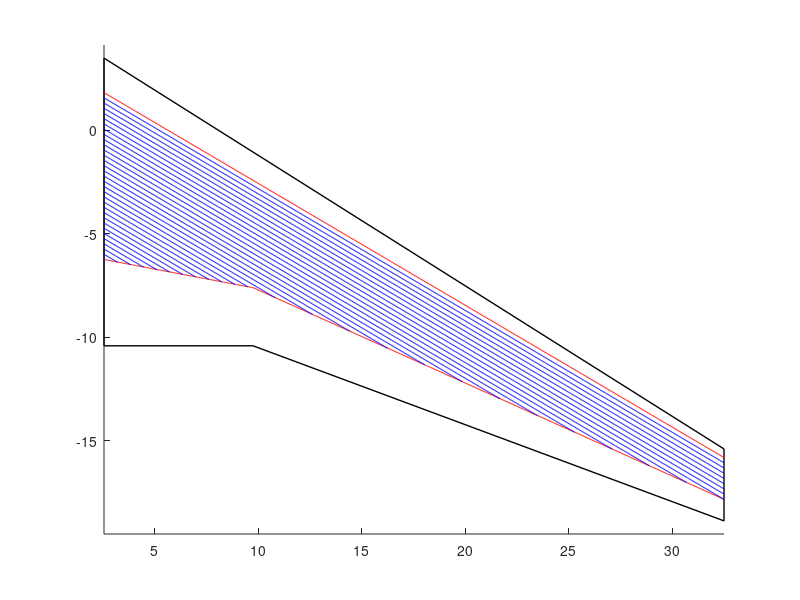

This chart was generated by the following MATLAB code: (Note: this script raises an error after producing the figure.)
clf

% parameters
area = 482; % m^2
wing_span = 65; % m
taper_ratio = 0.25;
quarter_chord_sweep = 26.6; % degrees
trailing_edge_kink = 0.3; % fraction of wing span
area_ratio = 0.0939; % cross-sectional area as a proportion of c^2

% simple design
total_chord = 1 + 1 / taper_ratio;
tip_chord = 2 * area / (wing_span * total_chord);
root_chord = tip_chord / taper_ratio;
qcy = -wing_span / 2 * tand(quarter_chord_sweep);
le_tip = qcy + tip_chord / 4;
te_tip = qcy - 3 * tip_chord / 4;
le_root = root_chord / 4;
te_root = -3 * root_chord / 4;

% wing with trailing edge kink
kink_span = wing_span / 2 * trailing_edge_kink;
% recalculate the wing iteratively
A_tot = 0; % initialize the total area to a value larger than the target area
tip_chord2 = tip_chord;
root_chord2 = root_chord;

% iterative loop
while A_tot < area/2
    A_le = wing_span / 16 * (tip_chord2 + root_chord2);
    A_inner = kink_span / 2 * (3/2 * root_chord2 - kink_span * tand(quarter_chord_sweep));
    A_outer = (wing_span / 2 - kink_span)/2 * (3/4 * root_chord2 - kink_span * tand(quarter_chord_sweep) + 3/4 * tip_chord2);
    A_tot = A_le + A_inner + A_outer;
    root_chord2 = root_chord2 + 1e-3;
    tip_chord2 = root_chord2 * taper_ratio;
end

qcy = -wing_span / 2 * tand(quarter_chord_sweep);
le_tip = qcy + tip_chord2 / 4;
te_tip = qcy - 3 * tip_chord2 / 4;
le_root = root_chord2 / 4;
te_root = -3 * root_chord2 / 4;

% draw the wing
hold on
plot([2.55, wing_span / 2], [le_root, le_tip], 'k-', 'LineWidth', 1)
plot([2.55, kink_span], [te_root, te_root], 'k-', 'LineWidth', 1)
plot([kink_span, wing_span / 2], [te_root, te_tip], 'k-', 'LineWidth', 1)
plot([2.55, 2.55], [le_root, te_root], 'k-', 'LineWidth', 1)
plot([wing_span / 2, wing_span / 2], [le_tip, te_tip], 'k-', 'LineWidth', 1)
axis equal

% get chord and spars
x = linspace(2.55, wing_span/2, 1000);
le = linspace(le_root, le_tip, 1000); % leading edge points
te = interp1([0 kink_span wing_span/2], [te_root te_root te_tip], x);
chord = le - te;
% front spar
front_spar = le - 0.12 * chord;
rear_spar = te + 0.3 * chord;
front_spar = linspace(front_spar(1), front_spar(end), 1000);
plot(x, front_spar, "r-")
plot(x, rear_spar, "r-")

% stringer layout
tip_stringers = 7; % number of stringers at the top
stringer_spacing = (front_spar(end) - rear_spar(end)) / (tip_stringers + 1);
for i = 1:tip_stringers * 6
    stringer_pos = max(rear_spar, front_spar - i * stringer_spacing);
    end_pos = 1000;
    if any(stringer_pos == rear_spar)
        end_pos = find(stringer_pos == rear_spar, 1);
    end
    plot(x(1:end_pos), stringer_pos(1:end_pos), "b-")
end

% get the number of stringers at various locations
num_stringers = floor((front_spar - rear_spar) / stringer_spacing);
num_stringers_root = num_stringers(1);
num_stringers_kink = num_stringers(ceil(kink_span ./ wing_span * 2000));

% plot ribs
for i = 1:length(rib_list)
    loc = rib_list(i);
    if loc < max(x)
        ribFore = interp1(x, le, loc);
        ribAft = interp1(x, te, loc);
        plot([loc loc], [ribFore ribAft], "k-")
    end
end

xlim([0 35])
